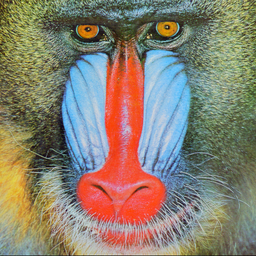
#> input picture images/baboon.png, 256 x 256 px, shrunk from 512 x 512 before the run
$ python extractBitPlanes.py --imgFile ../images/baboon.png
#> lines starting #> are read from the running program, lines starting #| are printed output that depends on the picture; after the words box and inside, x2 and y2 are one past the last pixel; in counts of white or black regions, pixels touching at a corner belong together
### trabalho1/utils.py
import numpy as np

# constant definitions
maskToGet3LastBits = 7 # 0b111
maskToGet2LastBits = 3 # 0b011

maskToZero3LastBits = ~((1 << 3) - 1)
maskToZero2LastBits = ~((1 << 2) - 1)

# [26 lines left out: functions extractBitsFromByte, move3LastBits, move2LastBits, not called in this run]

# defining vectorized functions
vectorizedExtractBitsFromByte = np.frompyfunc(extractBitsFromByte, 1, 1)
vectorizedMove3LastBits = np.frompyfunc(move3LastBits, 2, 1)
vectorizedMove2LastBits = np.frompyfunc(move2LastBits, 2, 1)

# [25 lines left out: functions extractByteFromPixel, extractByteArrayFromPixelList, not called in this run]

maskToGetBit0 = 1   # 0b00000001
maskToGetBit1 = 2   # 0b00000010
maskToGetBit2 = 4   # 0b00000100
maskToGetBit7 = 128 # 0b10000000

def getBit0Number(number):
    bitExtracted = number & maskToGetBit0
    if bitExtracted == 0:
        return 0
    return 255

vectorizedGetBit0Number = np.frompyfunc(getBit0Number, 1, 1)

def getBit1Number(number):
    bitExtracted = number & maskToGetBit1
    if bitExtracted == 0:
        return 0
    return 255

vectorizedGetBit1Number = np.frompyfunc(getBit1Number, 1, 1)

def getBit2Number(number):
    bitExtracted = number & maskToGetBit2
    if bitExtracted == 0:
        return 0
    return 255

vectorizedGetBit2Number = np.frompyfunc(getBit2Number, 1, 1)

def getBit7Number(number):
    bitExtracted = number & maskToGetBit7
    if bitExtracted == 0:
        return 0
    return 255

vectorizedGetBit7Number = np.frompyfunc(getBit7Number, 1, 1)

### trabalho1/extractBitPlanes.py
import numpy as np
import cv2 as cv
import argparse
import json
import sys
import utils

parser = argparse.ArgumentParser()
parser.add_argument('--imgFile', type=str, help='Image to extract bit planes')

args = parser.parse_args()
if len(sys.argv[1:]) < 1:
    print(args._get_args())
    parser.print_help()
    exit()

imgFileToDecode = cv.imread(args.imgFile)
#> imgFileToDecode is the input picture: shape (256, 256, 3); mean B, G, R 113.1, 128.9, 137.4
imgFileToDecode = np.transpose(imgFileToDecode, (2,1,0))

for i in range(0, 3):
    bit0Plane = utils.vectorizedGetBit0Number(imgFileToDecode[i]).astype(np.uint8)
    bit1Plane = utils.vectorizedGetBit1Number(imgFileToDecode[i]).astype(np.uint8)
    bit2Plane = utils.vectorizedGetBit2Number(imgFileToDecode[i]).astype(np.uint8)
    bit7Plane = utils.vectorizedGetBit7Number(imgFileToDecode[i]).astype(np.uint8)

    # Create named windows for each image
    cv.namedWindow('Bit 0 Plane', cv.WINDOW_NORMAL)
    cv.namedWindow('Bit 1 Plane', cv.WINDOW_NORMAL)
    cv.namedWindow('Bit 2 Plane', cv.WINDOW_NORMAL)
    cv.namedWindow('Bit 7 Plane', cv.WINDOW_NORMAL)

    # Show each image in its respective window
    cv.imshow('Bit 0 Plane', bit0Plane.T)
    cv.imshow('Bit 1 Plane', bit1Plane.T)
    cv.imshow('Bit 2 Plane', bit2Plane.T)
    cv.imshow('Bit 7 Plane', bit7Plane.T)

    cv.waitKey(0)
    cv.destroyAllWindows()
#> this loop made 3 passes
#> pass 1, `bit0Plane = utils.vectorizedGetBit0Number(imgFileToDecode[i]).astype(n..`:
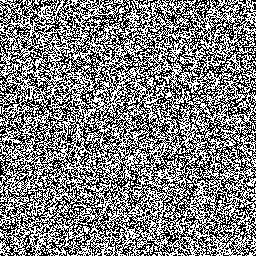
#> bit0Plane: shape (256, 256); 50.4% white; black in thin lines or dots
#> pass 1, `bit1Plane = utils.vectorizedGetBit1Number(imgFileToDecode[i]).astype(n..`:
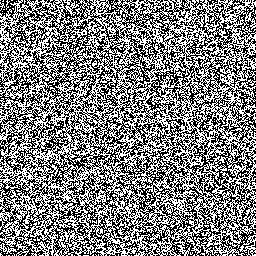
#> bit1Plane: shape (256, 256); 50% white; black in thin lines or dots
#> pass 1, `bit2Plane = utils.vectorizedGetBit2Number(imgFileToDecode[i]).astype(n..`:
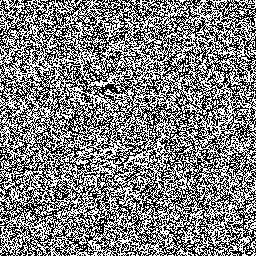
#> bit2Plane: shape (256, 256); 50.2% white; black in thin lines or dots
#> pass 1, `bit7Plane = utils.vectorizedGetBit7Number(imgFileToDecode[i]).astype(n..`:
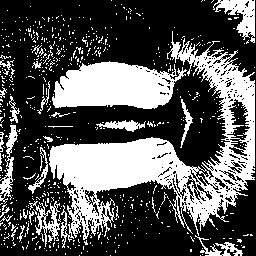
#> bit7Plane: shape (256, 256); 34.1% white; 643 white regions (615 under 20 px), largest, box (x1, y1, x2, y2) and area: (49, 31, 255, 248) 12723, (52, 61, 187, 109) 4568, (213, 0, 255, 43) 786
